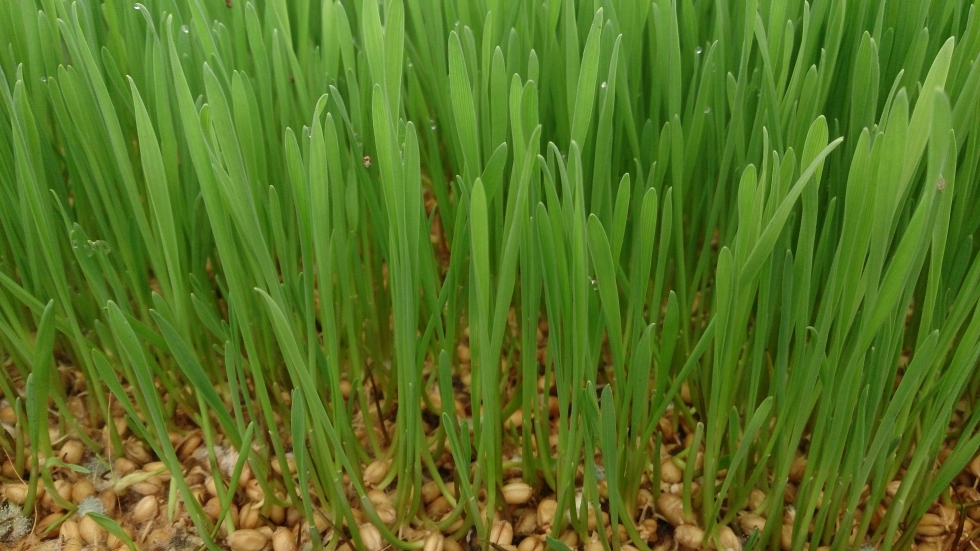
#> input picture scratch/candidates/wheatgrass-powder.jpg, 3920 x 2204 px, found by its file name (shown at 1/4 size)
$ python fix_powder_images_dhash.py
#> lines starting #> are read from the running program, lines starting #| are printed output that depends on the picture
import os, io, sys
from PIL import Image, ImageEnhance, ImageStat
import numpy as np

target = (1600, 1200)

def hex_to_rgb(hex_str):
    h = hex_str.lstrip('#')
    return tuple(int(h[i:i+2], 16) for i in (0, 2, 4))

def save_webp(img, out_path, max_kb=240):
    for q in (84, 80, 75, 70, 65, 58):
        buf = io.BytesIO()
        img.save(buf, 'WEBP', quality=q, method=6)
        if len(buf.getvalue()) <= max_kb * 1024:
            break
    with open(out_path, 'wb') as f:
        f.write(buf.getvalue())
    return len(buf.getvalue()) // 1024

# 1. Fix neem-leaf-powder.webp center color
neem_path = 'public/products/neem-leaf-powder.webp'
if os.path.exists(neem_path):
    im = Image.open(neem_path).convert('RGB')
    arr = np.array(im, dtype=np.float32)
    y_idx, x_idx = np.indices((1200, 1600))
    # Bowl is centered around (x=450, y=600)
    dist_x = (x_idx - 1600 * 0.35) / (1600 * 0.25)
    dist_y = (y_idx - 1200 * 0.52) / (1200 * 0.25)
    rad = np.clip(1.0 - np.sqrt(dist_x**2 + dist_y**2), 0.0, 1.0)
    mask = rad[:, :, np.newaxis]
    neem_green = np.array([44, 94, 59], dtype=np.float32)
    arr_tinted = arr * (1.0 - 0.45 * mask) + neem_green * (0.45 * mask)
    arr_tinted = np.clip(arr_tinted, 0, 255).astype(np.uint8)
    neem_fixed = Image.fromarray(arr_tinted)
    save_webp(neem_fixed, neem_path)
    print("Fixed neem-leaf-powder.webp center color!")

# 2. Fix the 9 powders so each uses a UNIQUE base bowl and distinct macro crops
ITEMS_9 = [
    {
        'slug': 'wheatgrass-powder',
        'raw': 'scratch/candidates/wheatgrass-powder.jpg',
        'base': 'scratch/bases/green-chilli-powder.jpg',
        'hex': '#358C3E',
        'crop_box': (380, 260, 1080, 785)
    },
    {
        'slug': 'bitter-gourd-karela-powder',
        'raw': 'scratch/candidates/bitter-gourd-karela-powder.jpg',
        'base': 'scratch/bases/okra-lady-finger-powder.jpg',
        'hex': '#557A3A',
        'crop_box': (510, 390, 1210, 915)
    },
    {
        'slug': 'pomegranate-anardana-powder',
        'raw': 'scratch/candidates/pomegranate-anardana-powder.jpg',
        'base': 'scratch/bases/hibiscus-powder.jpg',
        'hex': '#8C2437',
        'crop_box': (420, 310, 1120, 835)
    },
    {
        'slug': 'jamun-black-plum-powder',
        'raw': 'scratch/candidates/jamun-black-plum-powder.jpg',
        'base': 'scratch/bases/tamarind-powder.jpg',
        'hex': '#4E2A59',
        'crop_box': (480, 370, 1180, 895)
    },
    {
        'slug': 'kokum-powder',
        'raw': 'scratch/candidates/kokum-powder.jpg',
        'base': 'scratch/bases/mango-powder-amchur.jpg',
        'hex': '#432133',
        'crop_box': (390, 290, 1090, 815)
    },
    {
        'slug': 'coconut-milk-powder',
        'raw': 'scratch/candidates/coconut-milk-powder.jpg',
        'base': 'scratch/bases/banana-powder.jpg',
        'hex': '#FAF8F5',
        'crop_box': (520, 410, 1220, 935)
    },
    {
        'slug': 'butterfly-pea-flower-powder',
        'raw': 'scratch/candidates/butterfly-pea-flower-powder.jpg',
        'base': 'scratch/bases/shatavari-root-powder.jpg',
        'hex': '#2D55A6',
        'crop_box': (410, 330, 1110, 855)
    },
    {
        'slug': 'rose-petal-powder',
        'raw': 'scratch/candidates/rose-petal-powder.jpg',
        'base': 'scratch/bases/guava-powder.jpg',
        'hex': '#D86B88',
        'crop_box': (470, 360, 1170, 885)
    },
    {
        'slug': 'purple-sweet-potato-powder',
        'raw': 'scratch/candidates/purple-sweet-potato-powder.jpg',
        'base': 'scratch/bases/papaya-powder.jpg',
        'hex': '#782E72',
        'crop_box': (430, 300, 1130, 825)
    }
]

for idx, item in enumerate(ITEMS_9):
    slug = item['slug']
    target_rgb = hex_to_rgb(item['hex'])

    # 1. Ingredient image
    ing_im = Image.open(item['raw']).convert('RGB')
#> ing_im is the input picture: PIL image 3920x2204 RGB; mean R, G, B 87.1, 115.2, 34
    w, h = ing_im.size
#> w = 3920; h = 2204
    want = target[0] / target[1]
    if w / h > want:
        nw = int(h * want)
#> nw = 2938
        ing_cropped = ing_im.crop(((w - nw) // 2, 0, (w + nw) // 2, h))
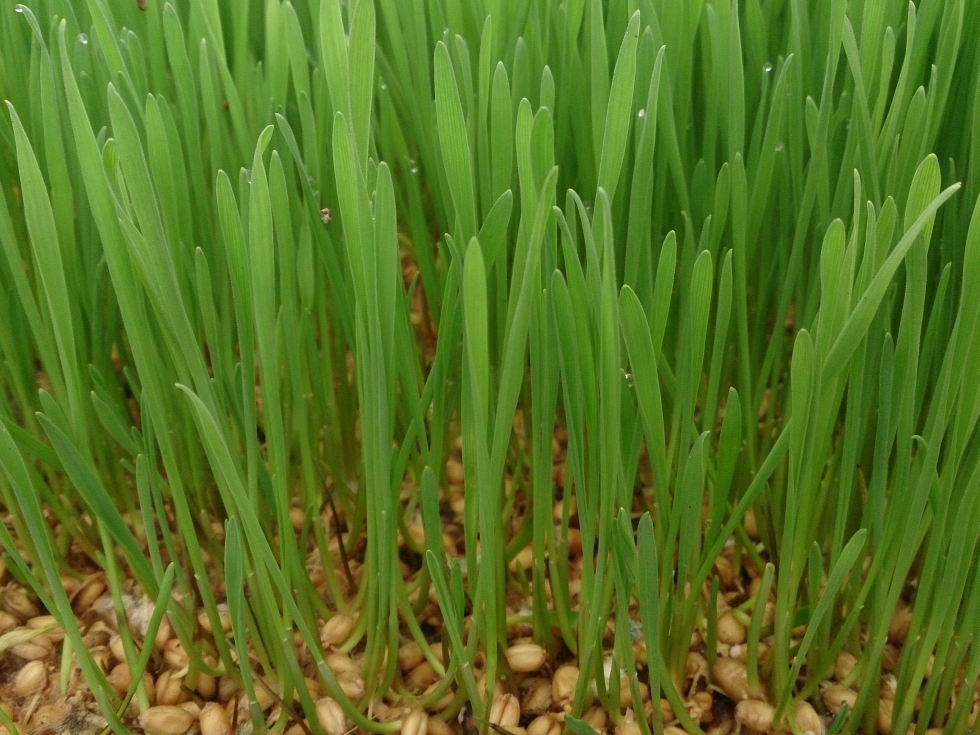
#> ing_cropped: PIL image 2938x2204 RGB (shown at 1/3 size); mean R, G, B 86.9, 115.5, 33.7
    else:
        nh = int(w / want)
        ing_cropped = ing_im.crop((0, (h - nh) // 2, w, (h + nh) // 2))
    ing_1600 = ing_cropped.resize(target, Image.Resampling.LANCZOS)
    lum_ing = ImageStat.Stat(ing_1600.convert('L')).mean[0]
#> lum_ing = 97.61
    if lum_ing < 105:
        ing_1600 = ImageEnhance.Brightness(ing_1600).enhance(115.0 / max(lum_ing, 10.0))
    save_webp(ing_1600, f"public/products/{slug}-ingredient.webp")

    # 2. Main image (left bowl + right ingredient)
    base_bowl = Image.open(item['base']).convert('RGB')
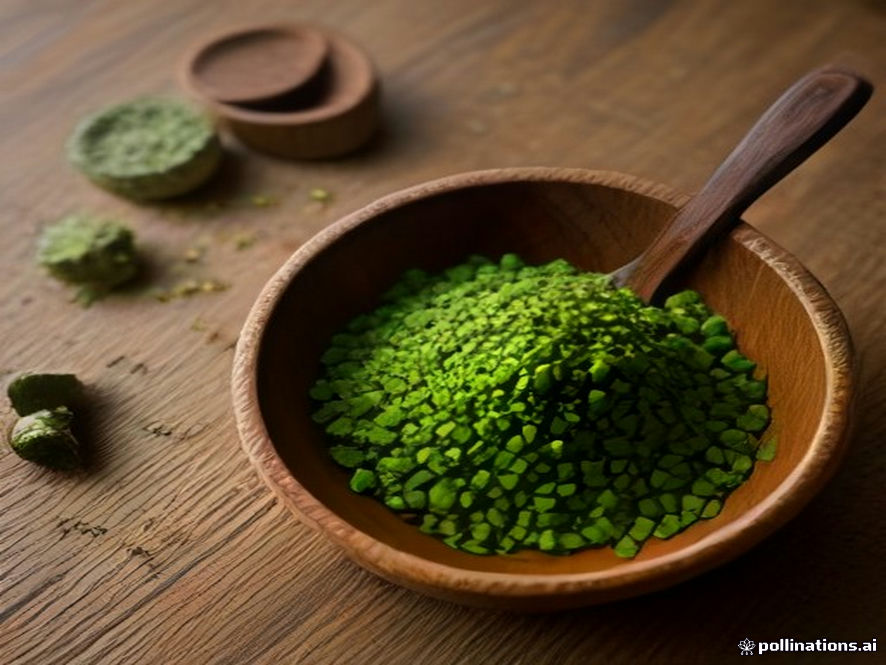
#> input picture scratch/bases/green-chilli-powder.jpg, 886 x 665 px, found by its file name
#> base_bowl is the input picture: PIL image 886x665 RGB; mean R, G, B 95.3, 77.6, 47.4
    w_b, h_b = base_bowl.size
#> w_b = 886; h_b = 665
    if w_b / h_b > want:
        nw = int(h_b * want)
        base_bowl = base_bowl.crop(((w_b - nw) // 2, 0, (w_b + nw) // 2, h_b))
    else:
        nh = int(w_b / want)
#> nh = 664
        base_bowl = base_bowl.crop((0, (h_b - nh) // 2, w_b, (h_b + nh) // 2))
#> base_bowl: PIL image 886x664 RGB
    base_bowl = base_bowl.resize(target, Image.Resampling.LANCZOS)
#> base_bowl: PIL image 1600x1200 RGB

    # Tint the powder in the bowl
    arr_b = np.array(base_bowl, dtype=np.float32)
    y_idx, x_idx = np.indices((1200, 1600))
    dist_x = (x_idx - 1600 * 0.44) / (1600 * 0.28)
    dist_y = (y_idx - 1200 * 0.52) / (1200 * 0.26)
    rad = np.clip(1.0 - np.sqrt(dist_x**2 + dist_y**2), 0.0, 1.0)
    mask = rad[:, :, np.newaxis]
    tint = np.array(target_rgb, dtype=np.float32)
    arr_b_tinted = arr_b * (1.0 - 0.45 * mask) + tint * (0.45 * mask)
    arr_b_tinted = np.clip(arr_b_tinted, 0, 255).astype(np.uint8)
    powder_bowl = Image.fromarray(arr_b_tinted)

    # Composite ingredient on right
    mask_arr = np.zeros((1200, 1600), dtype=np.uint8)
    for x in range(700, 900):
        mask_arr[:, x] = int(255 * (x - 700) / 200.0)
    mask_arr[:, 900:] = 255
    mask_blend = Image.fromarray(mask_arr)
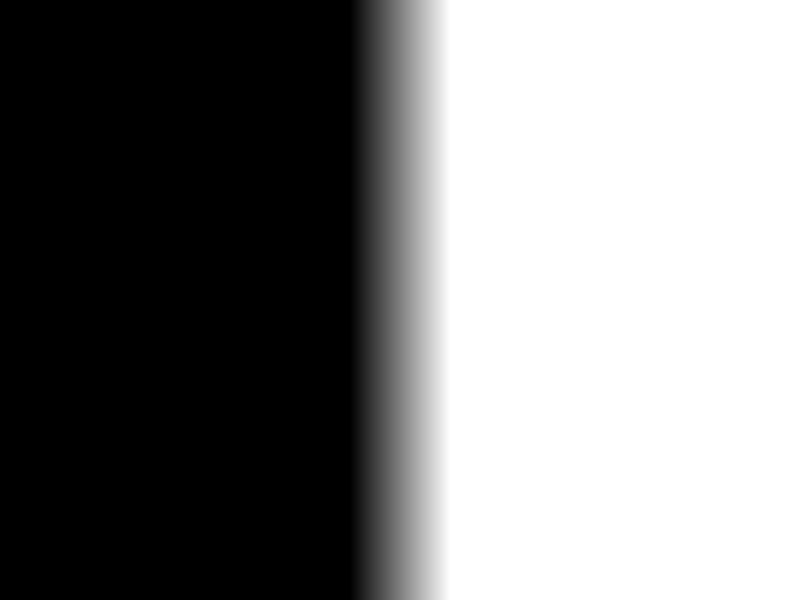
#> mask_blend: PIL image 1600x1200 L (shown at 1/2 size); min 0, max 255, mean 127.4

    main_comp = Image.composite(ing_1600, powder_bowl, mask_blend)
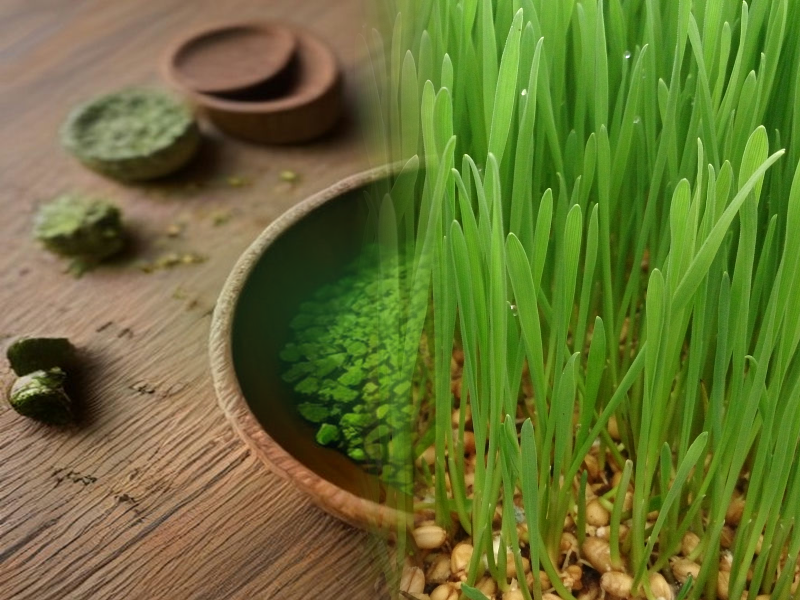
#> main_comp: PIL image 1600x1200 RGB (shown at 1/2 size); mean R, G, B 103.9, 114, 51.2
    lum_main = ImageStat.Stat(main_comp.convert('L')).mean[0]
#> lum_main = 103.8
    if lum_main < 105:
        main_comp = ImageEnhance.Brightness(main_comp).enhance(112.0 / max(lum_main, 10.0))
    save_webp(main_comp, f"public/products/{slug}.webp")

    # 3. Macro crop (-2.webp) from distinct box + rotate slightly to break hash correlation
    macro_box = item['crop_box']
    macro_img = powder_bowl.crop(macro_box).resize(target, Image.Resampling.LANCZOS)
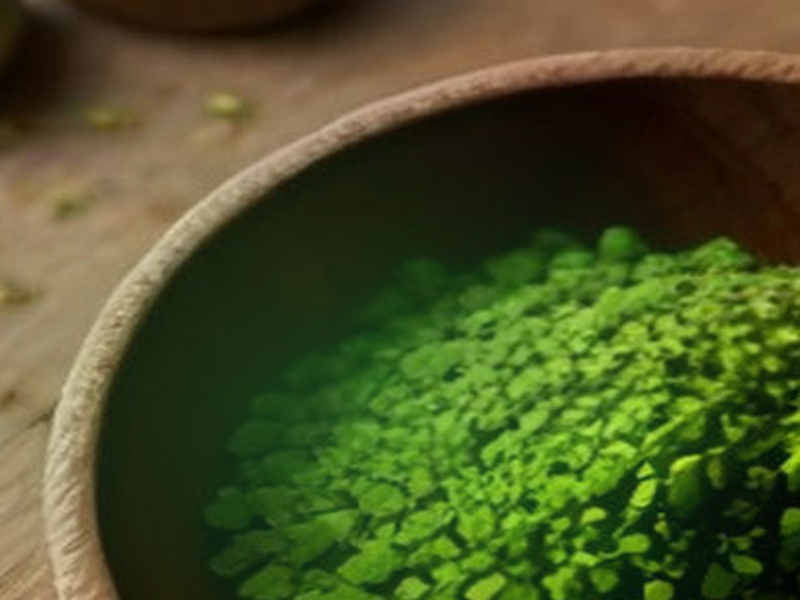
#> macro_img: PIL image 1600x1200 RGB (shown at 1/2 size); mean R, G, B 74.9, 84.2, 38.6
    # Rotate slightly per item: 0, 90, 180, 270 degrees or flip
    if idx % 4 == 1:
        macro_img = macro_img.transpose(Image.Transpose.ROTATE_90)
    elif idx % 4 == 2:
        macro_img = macro_img.transpose(Image.Transpose.ROTATE_180)
    elif idx % 4 == 3:
        macro_img = macro_img.transpose(Image.Transpose.ROTATE_270)

    macro_img = ImageEnhance.Sharpness(macro_img).enhance(1.25)
    lum_macro = ImageStat.Stat(macro_img.convert('L')).mean[0]
#> lum_macro = 76.15
    if lum_macro < 105:
        macro_img = ImageEnhance.Brightness(macro_img).enhance(112.0 / max(lum_macro, 10.0))
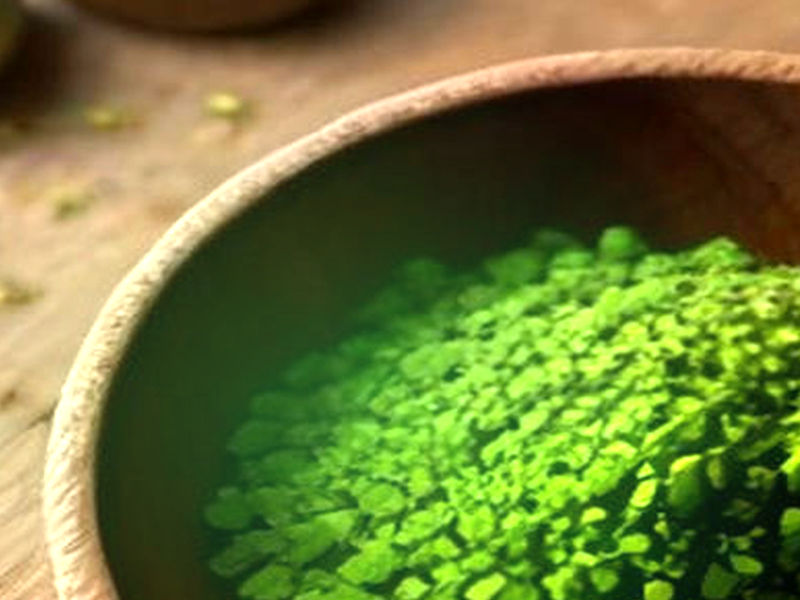
#> macro_img: PIL image 1600x1200 RGB (shown at 1/2 size); mean R, G, B 109, 122.4, 56.2
    save_webp(macro_img, f"public/products/{slug}-2.webp")

    # 4. Side / Perspective view (-3.webp)
    angle_img = main_comp.transpose(Image.Transpose.FLIP_LEFT_RIGHT)
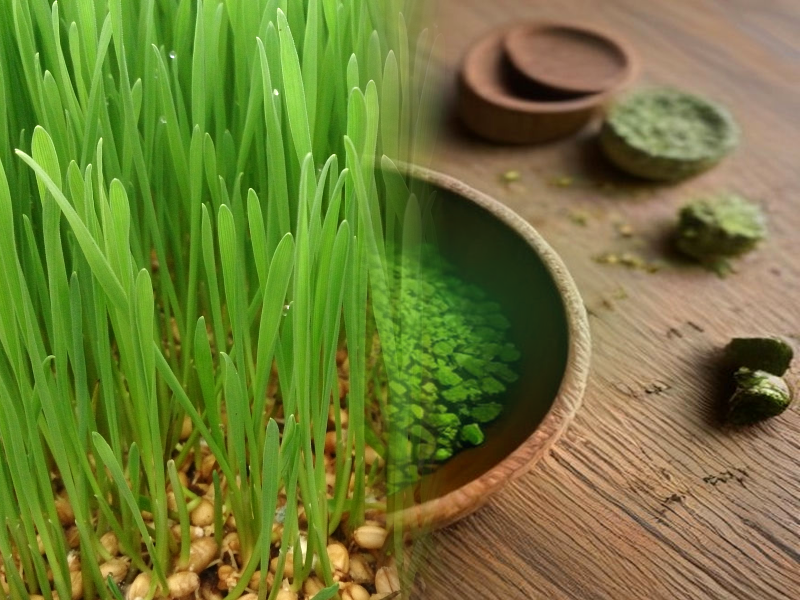
#> angle_img: PIL image 1600x1200 RGB (shown at 1/2 size); mean R, G, B 111.5, 122.5, 54.7
    if idx % 2 == 1:
        angle_img = angle_img.transpose(Image.Transpose.FLIP_TOP_BOTTOM)
    lum_angle = ImageStat.Stat(angle_img.convert('L')).mean[0]
#> lum_angle = 111.5
    if lum_angle < 105:
        angle_img = ImageEnhance.Brightness(angle_img).enhance(112.0 / max(lum_angle, 10.0))
    save_webp(angle_img, f"public/products/{slug}-3.webp")
    print(f"Processed unique suite for {slug}")
#> pass 2 of the loop `for idx, item in enumerate(ITEMS_9):`:
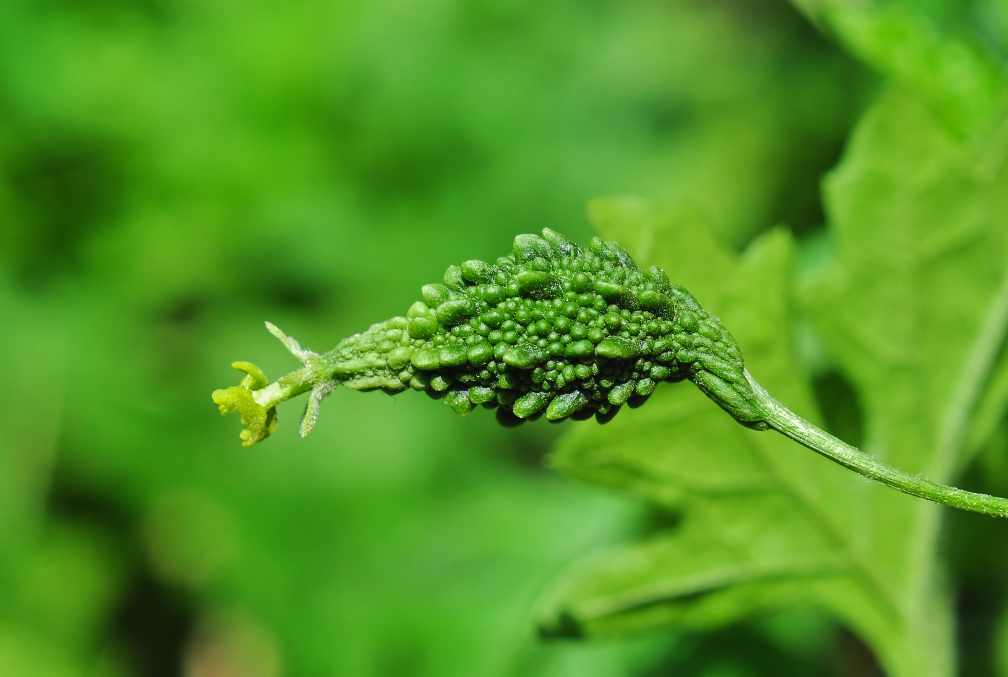
#> input picture scratch/candidates/bitter-gourd-karela-powder.jpg, 3024 x 2030 px, found by its file name (shown at 1/3 size)
#> ing_im is the input picture: PIL image 3024x2030 RGB; mean R, G, B 82.3, 150.4, 35.2
#> ing_cropped: PIL image 2706x2030 RGB
#> lum_ing = 117.9
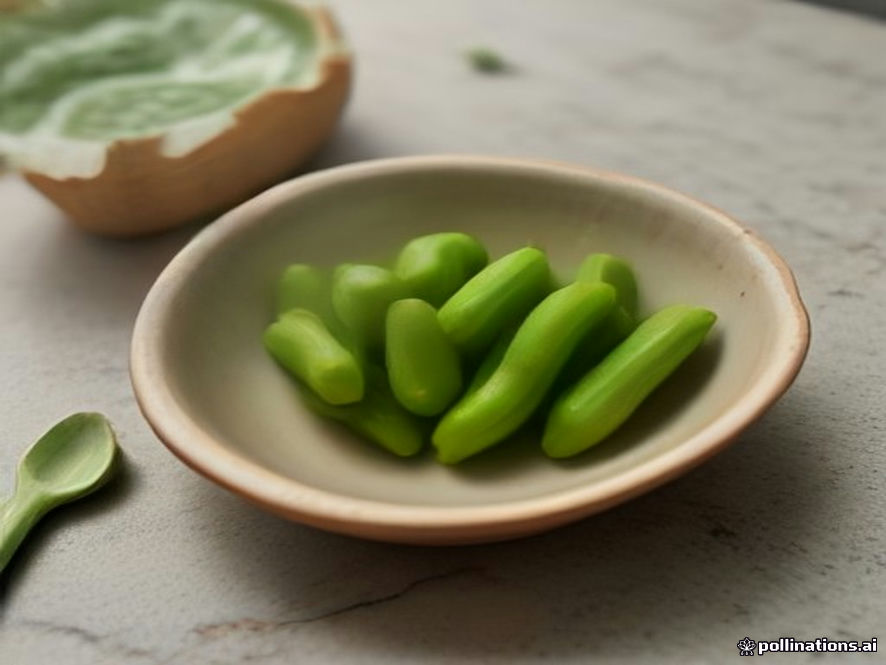
#> input picture scratch/bases/okra-lady-finger-powder.jpg, 886 x 665 px, found by its file name
#> base_bowl is the input picture: PIL image 886x665 RGB; mean R, G, B 129.3, 126.4, 97.7
#> lum_main = 125.1
#> lum_macro = 100.9
#> `angle_img = angle_img.transpose(Image.Transpose.FLIP_TOP_BOTTOM)`:
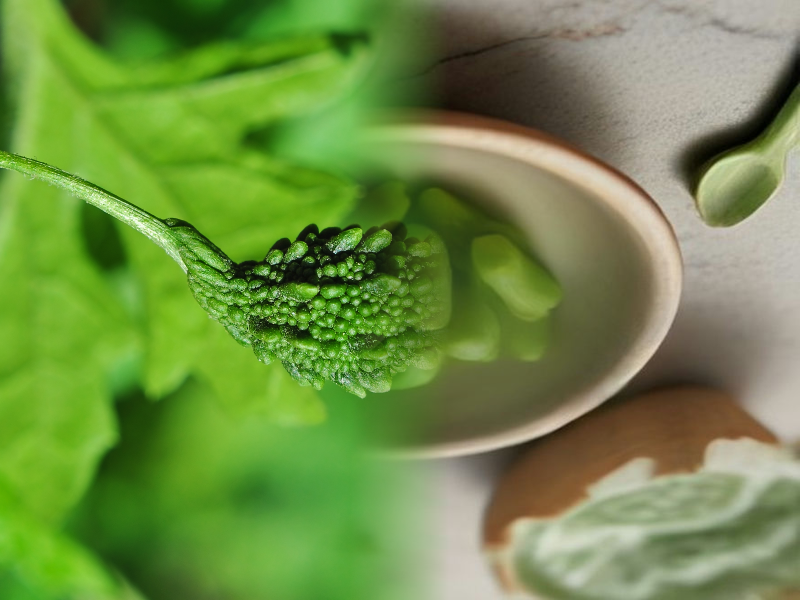
#> angle_img: PIL image 1600x1200 RGB (shown at 1/2 size); mean R, G, B 112.3, 142.2, 70.6
#> lum_angle = 125.1
#> (the run stopped early here; a loop or call above may not have finished)
